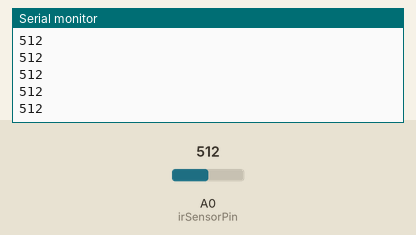
A sketch run on a simulated Arduino Uno, built with avr-gcc and run on an emulated ATmega328P. Parts: the last lines printed to the serial monitor. The test bench sets the inputs (shaded band); at power-on: A0 (irSensorPin) = 512.

Above: at 1.2 s.
1.3 s: A0 (irSensorPin) set to 716
At 1.31 s:
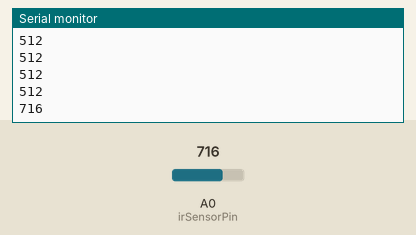
2.8 s: A0 (irSensorPin) set to 900
At 2.81 s:
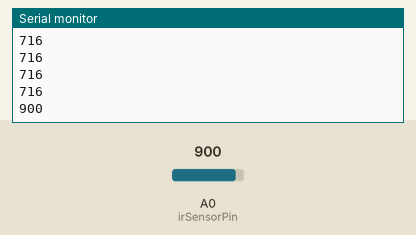
Timing chart, 0 to 5.8 s (numbered marks = the images above; inputs shaded):
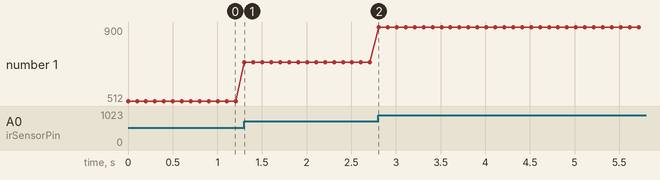

Measured:
- after the input at 1.3 s, the serial monitor: prints a new line at once (image 1)
- after the input at 2.8 s, the serial monitor: prints a new line at once (image 2)
- plotted number 1: 512 → 716 after the input at 1.3 s, 716 → 900 after the input at 2.8 s

The sketch:

IR_Sensor.ino
```cpp
const int irSensorPin = A0; // IR-Sensor an Pin A0

void setup() {
  Serial.begin(9600);       // Starten der seriellen Kommunikation
  pinMode(irSensorPin, INPUT); // Setzen des Sensorpins als Eingang
}

void loop() {
  int sensorValue = analogRead(irSensorPin); // Lesen des Werts vom Sensor
  Serial.println(sensorValue); // Ausgabe des Werts im Serial Monitor
  delay(100); // Kurze Verzögerung zwischen den Messungen
}
```
